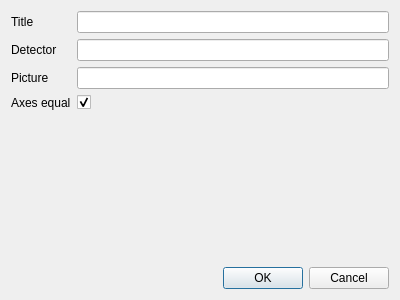
<?xml version="1.0" encoding="UTF-8"?>
<ui version="4.0">
 <class>AtomDialog</class>
 <widget class="QDialog" name="AtomDialog">
  <property name="geometry">
   <rect>
    <x>0</x>
    <y>0</y>
    <width>400</width>
    <height>300</height>
   </rect>
  </property>
  <property name="windowTitle">
   <string>Dialog</string>
  </property>
  <layout class="QVBoxLayout" name="verticalLayout">
   <item>
    <layout class="QFormLayout" name="formLayout">
     <item row="0" column="0">
      <widget class="QLabel" name="titleLabel">
       <property name="text">
        <string>Title</string>
       </property>
      </widget>
     </item>
     <item row="0" column="1">
      <widget class="QLineEdit" name="_window_title"/>
     </item>
     <item row="1" column="0">
      <widget class="QLabel" name="cameraLabel">
       <property name="text">
        <string>Detector</string>
       </property>
      </widget>
     </item>
     <item row="1" column="1">
      <widget class="QLineEdit" name="_detector_line_edit"/>
     </item>
     <item row="2" column="0">
      <widget class="QLabel" name="pictureLabel">
       <property name="text">
        <string>Picture</string>
       </property>
      </widget>
     </item>
     <item row="2" column="1">
      <widget class="QLineEdit" name="_picture_line_edit"/>
     </item>
     <item row="3" column="0">
      <widget class="QLabel" name="axesEqualLabel">
       <property name="text">
        <string>Axes equal</string>
       </property>
      </widget>
     </item>
     <item row="3" column="1">
      <widget class="QCheckBox" name="axesEqualCheckBox">
       <property name="checked">
        <bool>true</bool>
       </property>
      </widget>
     </item>
    </layout>
   </item>
   <item>
    <widget class="QDialogButtonBox" name="buttonBox">
     <property name="orientation">
      <enum>Qt::Horizontal</enum>
     </property>
     <property name="standardButtons">
      <set>QDialogButtonBox::Cancel|QDialogButtonBox::Ok</set>
     </property>
    </widget>
   </item>
  </layout>
 </widget>
 <resources/>
 <connections>
  <connection>
   <sender>buttonBox</sender>
   <signal>accepted()</signal>
   <receiver>AtomDialog</receiver>
   <slot>accept()</slot>
   <hints>
    <hint type="sourcelabel">
     <x>248</x>
     <y>254</y>
    </hint>
    <hint type="destinationlabel">
     <x>157</x>
     <y>274</y>
    </hint>
   </hints>
  </connection>
  <connection>
   <sender>buttonBox</sender>
   <signal>rejected()</signal>
   <receiver>AtomDialog</receiver>
   <slot>reject()</slot>
   <hints>
    <hint type="sourcelabel">
     <x>316</x>
     <y>260</y>
    </hint>
    <hint type="destinationlabel">
     <x>286</x>
     <y>274</y>
    </hint>
   </hints>
  </connection>
 </connections>
</ui>
